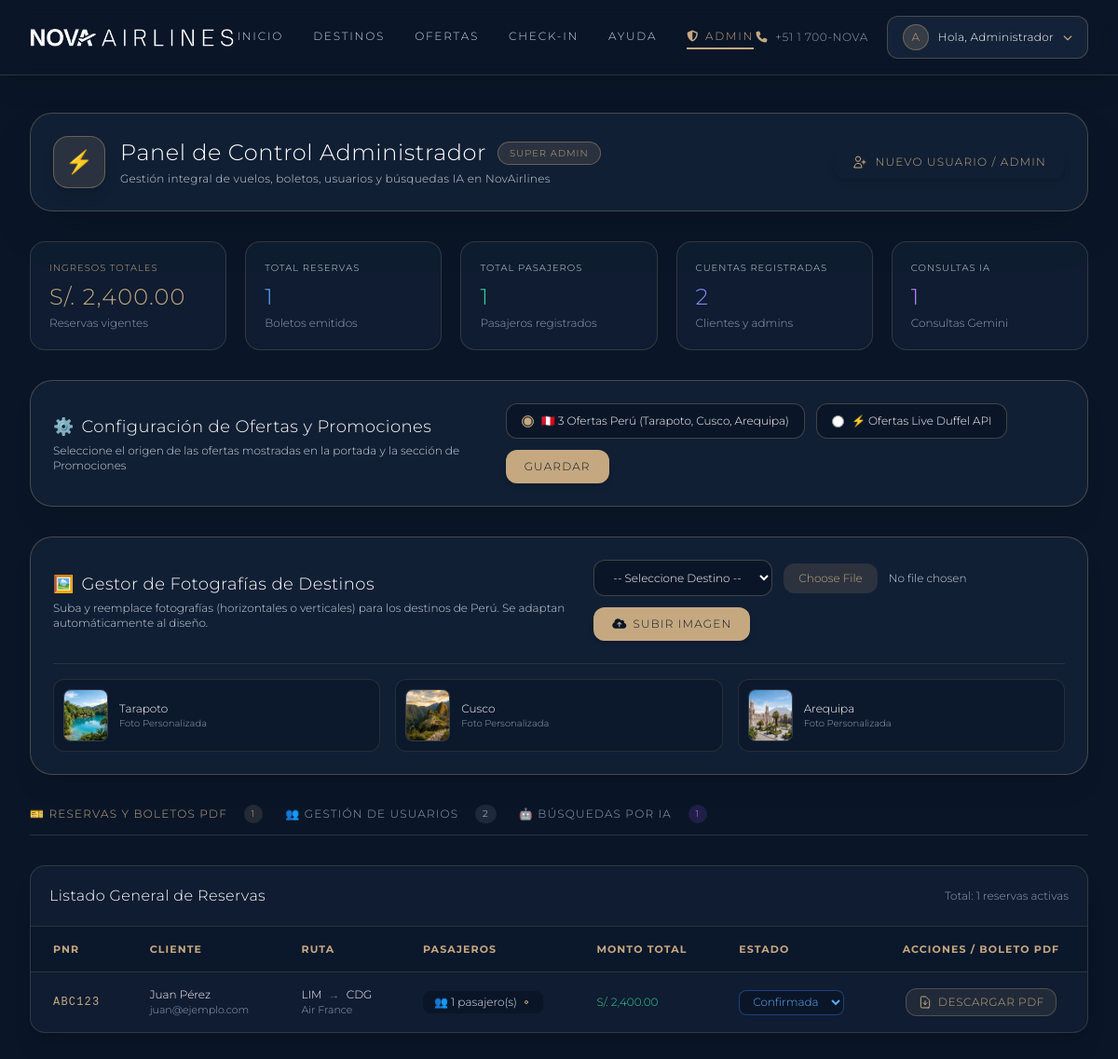
/index.php?action=admin (signed in), run on the app's committed database.
### tables this page shows
CREATE TABLE reservas (
    id INT(11) AUTO_INCREMENT PRIMARY KEY,
    pnr CHAR(6) NOT NULL UNIQUE COMMENT 'Código PNR local de 6 caracteres',
    usuario_id INT(11) DEFAULT NULL COMMENT 'NULL si el comprador es un usuario invitado',
    vuelo_id INT(11) DEFAULT NULL COMMENT 'NULL si la reserva se gestiona 100% vía Duffel API',
    duffel_order_id VARCHAR(255) DEFAULT NULL COMMENT 'ID de orden en Duffel API (ord_xxx)',
    tipo_viaje ENUM('solo_ida', 'ida_vuelta') DEFAULT 'solo_ida',
    estado ENUM('Pendiente', 'Confirmada', 'Checked-in', 'Cancelada') DEFAULT 'Pendiente',
    precio_total DECIMAL(10,2) NOT NULL,
    pasajeros_count INT(11) NOT NULL DEFAULT 1,
    fecha_reserva DATETIME DEFAULT CURRENT_TIMESTAMP,
    CONSTRAINT fk_reservas_usuario FOREIGN KEY (usuario_id) REFERENCES usuarios(id) ON DELETE SET NULL,
    CONSTRAINT fk_reservas_vuelo FOREIGN KEY (vuelo_id) REFERENCES vuelos(id) ON DELETE SET NULL
);

CREATE TABLE usuarios (
    id INT(11) AUTO_INCREMENT PRIMARY KEY,
    nombre VARCHAR(100) NOT NULL,
    email VARCHAR(150) NOT NULL UNIQUE,
    password VARCHAR(255) NOT NULL COMMENT 'Hash seguro generado por password_hash() en PHP',
    rol ENUM('cliente', 'admin') DEFAULT 'cliente',
    modo_autopilot TINYINT(1) DEFAULT 0,
    tipo_documento_pref VARCHAR(20) DEFAULT 'DNI',
    numero_documento_pref VARCHAR(50) DEFAULT NULL,
    tarjeta_mascarada_pref VARCHAR(20) DEFAULT NULL,
    creado_en DATETIME DEFAULT CURRENT_TIMESTAMP
);

CREATE TABLE aeropuertos (
    id INT(11) AUTO_INCREMENT PRIMARY KEY,
    codigo_iata CHAR(3) NOT NULL UNIQUE COMMENT 'Código IATA único de 3 letras (ej: LIM, MAD, CDG)',
    nombre VARCHAR(150) NOT NULL,
    ciudad VARCHAR(100) NOT NULL,
    pais VARCHAR(100) NOT NULL
);

CREATE TABLE aerolineas (
    id INT(11) AUTO_INCREMENT PRIMARY KEY,
    codigo_iata VARCHAR(3) NOT NULL,
    nombre VARCHAR(100) NOT NULL,
    logo_url VARCHAR(255) DEFAULT NULL
);

### views/admin/panel.php (the view, shortened to what the rows shown need)
<?php
require_once __DIR__ . '/../layout/header.php';
?>
<div class="min-h-screen bg-[#0A1628] text-white py-10 px-4 sm:px-6 lg:px-8 font-sans font-light">
    <div class="max-w-7xl mx-auto space-y-8">
        <div class="flex flex-col md:flex-row md:items-center md:justify-between bg-[#132238]/80 backdrop-blur border border-[#C5A880]/30 rounded-3xl p-6 shadow-2xl gap-4">
            <div class="flex items-center space-x-4">
                <div>
                    <div class="flex items-center space-x-3">
                        <h1 class="text-2xl font-light tracking-wide text-white">Panel de Control Administrador</h1>
                    </div>
                </div>
            </div>
        </div>
        <div class="bg-[#132238]/80 backdrop-blur border border-[#C5A880]/30 rounded-3xl p-6 shadow-xl">
            <div class="flex flex-col md:flex-row md:items-center justify-between gap-4">
                <div>
                    <div class="flex items-center space-x-2">
                        <h2 class="text-lg font-light text-white tracking-wide">Configuración de Ofertas y Promociones</h2>
                    </div>
                </div>
            </div>
        </div>
        <div class="bg-[#132238]/80 backdrop-blur border border-[#C5A880]/30 rounded-3xl p-6 shadow-xl mt-4">
            <div class="flex flex-col lg:flex-row lg:items-center justify-between gap-6">
                <div>
                    <div class="flex items-center space-x-2">
                        <h2 class="text-lg font-light text-white tracking-wide">Gestor de Fotografías de Destinos</h2>
                    </div>
                </div>
            </div>
        </div>
        <div id="tab-content-reservas" class="tab-content space-y-4">
            <div class="bg-[#132238]/60 border border-[#C5A880]/20 rounded-2xl overflow-hidden shadow-xl">
                <div class="overflow-x-auto">
                    <table class="w-full text-left text-xs text-slate-300 font-light">
                        <thead class="bg-[#0A1628]/80 text-[11px] uppercase tracking-widest text-[#C5A880] font-light border-b border-[#C5A880]/20">
                            <tr>
                                <th class="px-6 py-4">PNR</th>
                                <th class="px-6 py-4">Cliente</th>
                                <th class="px-6 py-4">Ruta</th>
                                <th class="px-6 py-4">Pasajeros</th>
                                <th class="px-6 py-4">Monto Total</th>
                                <th class="px-6 py-4">Estado</th>
                                <th class="px-6 py-4 text-center">Acciones / Boleto PDF</th>
                            </tr>
                        </thead>
                        <tbody class="divide-y divide-[#C5A880]/10">
                            <?php if (empty($reservas)): ?>
                                <tr><td colspan="7" class="px-6 py-8 text-center text-slate-500">No hay reservas registradas.</td></tr>
                            <?php else: ?>
                                <?php foreach ($reservas as $res): ?>
                                    <tr class="hover:bg-white/5 transition duration-150">
                                        <td class="px-6 py-4 font-mono font-light text-[#C5A880] tracking-widest">
                                            <?= htmlspecialchars($res['pnr']) ?>
                                        </td>
                                        <td class="px-6 py-4">
                                            <div class="font-light text-white"><?= htmlspecialchars($res['usuario_nombre'] ?? 'Invitado / Anon') ?></div>
                                            <div class="text-[11px] text-slate-400"><?= htmlspecialchars($res['usuario_email'] ?? 'Sin correo') ?></div>
                                        </td>
                                        <td class="px-6 py-4 font-light">
                                            <span class="text-white"><?= htmlspecialchars($res['origen_iata'] ?? 'LIM') ?></span>
                                            <span class="text-slate-500 mx-1">&rarr;</span>
                                            <span class="text-white"><?= htmlspecialchars($res['destino_iata'] ?? 'DEST') ?></span>
                                            <div class="text-[11px] text-slate-400 font-light"><?= htmlspecialchars($res['aerolinea_nombre'] ?? 'NovAirlines') ?></div>
                                        </td>
                                        <td class="px-6 py-4">
                                            <button onclick='abrirModalPasajeros(<?= json_encode($res['pasajeros']) ?>, "<?= htmlspecialchars($res['pnr']) ?>")'
                                                    class="px-3 py-1 bg-[#0A1628] hover:bg-slate-800 text-slate-200 text-xs font-light rounded-lg border border-[#C5A880]/30 flex items-center space-x-1 transition">
                                                <span>👥 <?= max(1, (int)$res['pasajeros_count']) ?> pasajero(s)</span>
                                                <svg class="w-3 h-3 text-[#C5A880]" fill="none" stroke="currentColor" viewBox="0 0 24 24"><path stroke-linecap="round" stroke-linejoin="round" stroke-width="2" d="M15 12a3 3 0 11-6 0 3 3 0 016 0z"></path></svg>
                                            </button>
                                        </td>
                                        <td class="px-6 py-4 font-light text-emerald-400">
                                            S/. <?= number_format($res['precio_total'], 2) ?>
                                        </td>
                                        <td class="px-6 py-4">
                                            <form action="index.php?action=admin_cambiar_estado" method="POST" class="inline-block">
                                                <select name="estado" onchange="this.form.submit()" class="bg-[#0A1628] border text-xs font-light rounded-lg px-2.5 py-1 focus:ring-1 focus:ring-[#C5A880] border-[#C5A880]/30
                                                    <?php
                                                        if ($res['estado'] === 'Checked-in') echo 'text-emerald-400 border-emerald-500/40';
                                                        elseif ($res['estado'] === 'Confirmada') echo 'text-blue-400 border-blue-500/40';
                                                        elseif ($res['estado'] === 'Cancelada') echo 'text-rose-400 border-rose-500/40';
                                                        else echo 'text-[#C5A880] border-[#C5A880]/40';
                                                    ?>">
                                                    <option value="Confirmada" <?= $res['estado'] === 'Confirmada' ? 'selected' : '' ?>>Confirmada</option>
                                                </select>
                                            </form>
                                        </td>
                                        <td class="px-6 py-4 text-center">
                                            <a href="index.php?action=generarBoleto&pnr=<?= htmlspecialchars($res['pnr']) ?>" target="_blank"
                                               class="inline-flex items-center space-x-1.5 px-3 py-1.5 bg-[#C5A880]/10 hover:bg-[#C5A880]/20 border border-[#C5A880]/30 text-[#C5A880] font-light text-xs uppercase tracking-wider rounded-xl transition">
                                                <svg class="w-4 h-4 text-[#C5A880]" fill="none" stroke="currentColor" viewBox="0 0 24 24"><path stroke-linecap="round" stroke-linejoin="round" stroke-width="1.5" d="M12 10v6m0 0l-3-3m3 3l3-3m2 8H7a2 2 0 01-2-2V5a2 2 0 012-2h5.586a1 1 0 01.707.293l5.414 5.414a1 1 0 01.293.707V19a2 2 0 01-2 2z"></path></svg>
                                                <span>Descargar PDF</span>
                                            </a>
                                        </td>
                                    </tr>
                                <?php endforeach; ?>
                            <?php endif; ?>
                        </tbody>
                    </table>
                </div>
            </div>
        </div>
    </div>
</div>
<?php require_once __DIR__ . '/../layout/footer.php'; ?>

### data on the page
reservas: pnr "ABC123", usuario.nombre "Juan Pérez", usuario.email "juan@ejemplo.com", aeropuertos.codigo_iata "LIM", aeropuertos.codigo_iata "CDG", aerolineas.nombre "Air France", pasajeros_count "1", precio_total "2,400.00", estado "Confirmada"

### other printed values
substr($_SESSION['user_name'], 0, 1) "A"
explode(' ', $_SESSION['user_name'])[0] "Administrador"
$stats['total_ventas'] "2,400.00"
$stats['total_reservas'] "1"
$stats['total_pasajeros'] "1"
$stats['total_usuarios'] "2"
$stats['total_consultas_ia'] "1"
$nombre_c "Tarapoto"
$nombre_c "Cusco"
$nombre_c "Arequipa"
count($reservas) "1"
count($usuarios) "2"
count($consultas_ia) "1"
